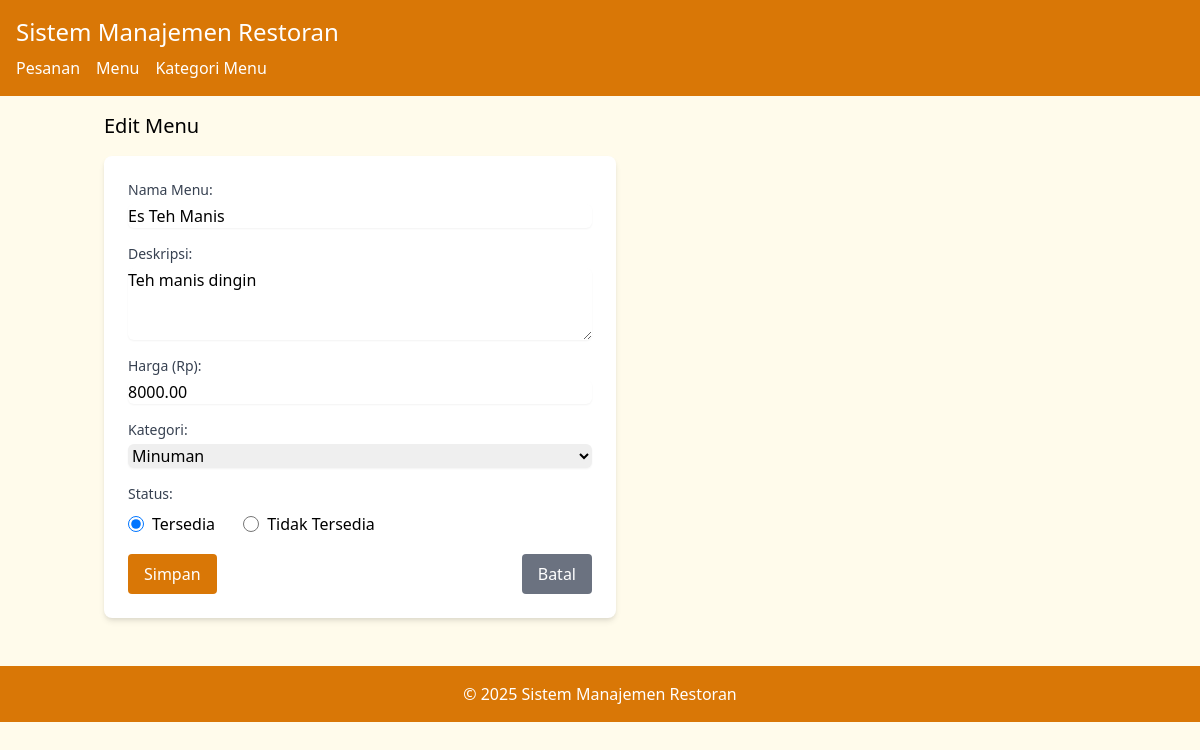
Page /index.php?entity=menu_item&action=edit&id=2 on the committed database.
### tables this page shows
CREATE TABLE menu_item (
    id INT AUTO_INCREMENT PRIMARY KEY,
    name VARCHAR(100) NOT NULL,
    description TEXT,
    price DECIMAL(10,2) NOT NULL,
    category_id INT NOT NULL,
    is_available BOOLEAN DEFAULT TRUE,
    FOREIGN KEY (category_id) REFERENCES menu_category(id)
);

CREATE TABLE menu_category (
    id INT AUTO_INCREMENT PRIMARY KEY,
    name VARCHAR(50) NOT NULL,
    description VARCHAR(255)
);

### model/MenuItem.php (called while the page is built, shortened)
<?php
require_once 'config/Database.php';
class MenuItem {
    private $conn;
    private $table = 'menu_item';
    public function __construct() {
        $database = new Database();
        $this->conn = $database->getConnection();
    }
    public function getById($id) {
        $query = "SELECT m.*, c.name as category_name
                FROM " . $this->table . " m
                JOIN menu_category c ON m.category_id = c.id
                WHERE m.id = :id";
        $stmt = $this->conn->prepare($query);
        $stmt->bindParam(':id', $id);
        $stmt->execute();
        return $stmt->fetch(PDO::FETCH_ASSOC);
    }
}
?>

### config/Database.php (called while the page is built, shortened)
<?php
class Database {
    private $host = "localhost";
    private $username = "root";
    private $password = "";
    private $database = "restaurant";
    private $port = 3307;
    public function __construct($port = 3307) {
        $this->port = $port;
    }
    public function getConnection() {
        $this->conn = null;
        try {
            $this->conn = new PDO(
                "mysql:host=" . $this->host . ";port=" . $this->port . ";dbname=" . $this->database,
                $this->username,
                $this->password
            );
            $this->conn->setAttribute(PDO::ATTR_ERRMODE, PDO::ERRMODE_EXCEPTION);
        } catch(PDOException $e) {
            echo "Connection error: " . $e->getMessage();
        }
        return $this->conn;
    }
}
?>

### model/MenuCategory.php (called while the page is built, shortened)
<?php
require_once 'config/Database.php';
class MenuCategory {
    private $conn;
    private $table = 'menu_category';
    public function __construct() {
        $database = new Database();
        $this->conn = $database->getConnection();
    }
    public function getAll() {
        $query = "SELECT * FROM " . $this->table;
        $stmt = $this->conn->prepare($query);
        $stmt->execute();
        return $stmt->fetchAll(PDO::FETCH_ASSOC);
    }
}
?>

### viewmodel/MenuItemViewModel.php (called while the page is built, shortened)
<?php
require_once 'model/MenuItem.php';
require_once 'model/MenuCategory.php';
class MenuItemViewModel {
    private $menuItem;
    private $menuCategory;
    public function __construct() {
        $this->menuItem = new MenuItem();
        $this->menuCategory = new MenuCategory();
    }
    public function getMenuItemById($id) {
        return $this->menuItem->getById($id);
    }
    public function getCategories() {
        return $this->menuCategory->getAll();
    }
}
?>

### views/menu_item_form.php (the view)
<?php
require_once 'views/template/header.php';
?>
<h2 class="text-xl mb-4"><?php echo isset($menuItem) ? 'Edit Menu' : 'Tambah Menu'; ?></h2>
<form action="index.php?entity=menu_item&action=<?php echo isset($menuItem) ? 'update&id=' . $menuItem['id'] : 'save'; ?>" method="POST" class="space-y-4 bg-white p-6 rounded-lg shadow-md max-w-lg">
    <div>
        <label class="block text-sm font-medium text-gray-700">Nama Menu:</label>
        <input type="text" name="name" value="<?php echo isset($menuItem) ? $menuItem['name'] : ''; ?>" class="mt-1 block w-full rounded-md border-gray-300 shadow-sm focus:border-yellow-500 focus:ring focus:ring-yellow-500 focus:ring-opacity-50" required>
    </div>
    <div>
        <label class="block text-sm font-medium text-gray-700">Deskripsi:</label>
        <textarea name="description" class="mt-1 block w-full rounded-md border-gray-300 shadow-sm focus:border-yellow-500 focus:ring focus:ring-yellow-500 focus:ring-opacity-50" rows="3"><?php echo isset($menuItem) ? $menuItem['description'] : ''; ?></textarea>
    </div>
    <div>
        <label class="block text-sm font-medium text-gray-700">Harga (Rp):</label>
        <input type="number" name="price" value="<?php echo isset($menuItem) ? $menuItem['price'] : ''; ?>" class="mt-1 block w-full rounded-md border-gray-300 shadow-sm focus:border-yellow-500 focus:ring focus:ring-yellow-500 focus:ring-opacity-50" required min="0" step="1000">
    </div>
    <div>
        <label class="block text-sm font-medium text-gray-700">Kategori:</label>
        <select name="category_id" class="mt-1 block w-full rounded-md border-gray-300 shadow-sm focus:border-yellow-500 focus:ring focus:ring-yellow-500 focus:ring-opacity-50" required>
            <?php foreach ($categories as $category): ?>
            <option value="<?php echo $category['id']; ?>" <?php echo isset($menuItem) && $menuItem['category_id'] == $category['id'] ? 'selected' : ''; ?>><?php echo $category['name']; ?></option>
            <?php endforeach; ?>
        </select>
    </div>
    <div>
        <label class="block text-sm font-medium text-gray-700">Status:</label>
        <div class="mt-2">
            <label class="inline-flex items-center">
                <input type="radio" name="is_available" value="1" class="focus:ring-yellow-500 h-4 w-4 text-yellow-600 border-gray-300" <?php echo !isset($menuItem) || $menuItem['is_available'] == 1 ? 'checked' : ''; ?>>
                <span class="ml-2">Tersedia</span>
            </label>
            <label class="inline-flex items-center ml-6">
                <input type="radio" name="is_available" value="0" class="focus:ring-yellow-500 h-4 w-4 text-yellow-600 border-gray-300" <?php echo isset($menuItem) && $menuItem['is_available'] == 0 ? 'checked' : ''; ?>>
                <span class="ml-2">Tidak Tersedia</span>
            </label>
        </div>
    </div>
    <div class="flex justify-between">
        <button type="submit" class="bg-yellow-600 text-white px-4 py-2 rounded hover:bg-yellow-700">Simpan</button>
        <a href="index.php?entity=menu_item" class="bg-gray-500 text-white px-4 py-2 rounded hover:bg-gray-600">Batal</a>
    </div>
</form>
<?php
require_once 'views/template/footer.php';
?>

### rows in the picture
menu_item: name "Es Teh Manis", description "Teh manis dingin", price "8000.00", category_id "Minuman", is_available "☑ Tersedia", is_available "☐ Tidak Tersedia"
